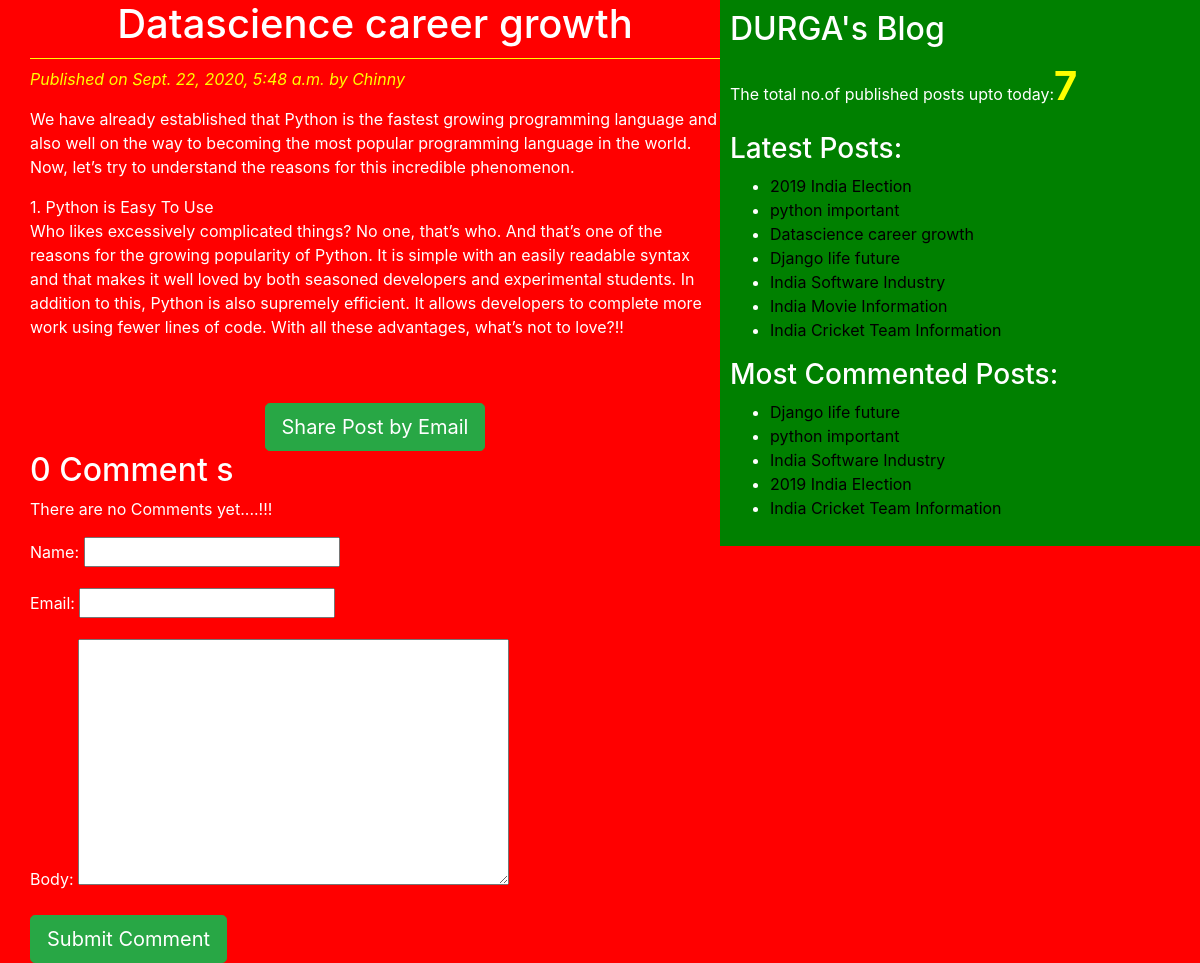
The app's page /2020/09/22/datascience-career-growth/ with its own data.
### blogapp/models.py (models this page shows)
class Post(models.Model):
    STATUS_CHOICES=(('draft','Draft'),('published','Published'))
    title=models.CharField(max_length=256)
    slug=models.SlugField(max_length=264,unique_for_date='publish')
    author=models.ForeignKey(User,on_delete=models.CASCADE)
    body=models.TextField()
    publish=models.DateTimeField(default=timezone.now)
    created=models.DateTimeField(auto_now_add=True)
    updated=models.DateTimeField(auto_now=True)
    status=models.CharField(max_length=10,choices=STATUS_CHOICES,default='draft')
    objects=CustomManager()
    tags=TaggableManager()
    class Meta:
        ordering=('-publish',)  #descending ordering
    def __str__(self):
        return self.title
    def get_absolute_url(self):
        return reverse('post_detail',args=[self.publish.year,self.publish.strftime('%m'),self.publish.strftime('%d'),self.slug])

### blogapp/views.py (the view)
# urls.py: re_path(r'^(?P<year>\d{4})/(?P<month>\d{2})/(?P<day>\d{2})/(?P<post>[-\w]+)/$', views.post_detail_view,name='post_detail'),
def post_detail_view(request,year,month,day,post):
    post=get_object_or_404(Post,slug=post,status='published',
                                          publish__year=year,
                                          publish__month=month,
                                          publish__day=day)
    comments=post.comments.filter(active=True)
    csubmit=False
    if request.method=='POST':
        form=CommentForm(request.POST)
        if form.is_valid():
            new_comment=form.save(commit=False)
            new_comment.post=post
            new_comment.save()
            csubmit=True
    else:
        form=CommentForm()
    return render(request,'blogapp/post_detail.html',{'post':post,'form':form,'csubmit':csubmit,'comments':comments})

### blogapp/forms.py
class CommentForm(forms.ModelForm):
    class Meta:
        model=Comment
        fields=('name','email','body')

### blogapp/models.py (called while the page is built)
    def get_queryset(self):
        return super().get_queryset().filter(status='published')

### blogapp/templatetags/blog_tags.py (called while the page is built)
@register.simple_tag(name='my_tag')
def total_posts():
    return Post.objects.count()

@register.inclusion_tag('blogapp/latest_posts123.html')
def show_latest_posts(count=3):
    latest_posts=Post.objects.order_by('-publish')[:count]
    return {'latest_posts':latest_posts}

@register.simple_tag
def get_most_commented_posts(count=5):
    return Post.objects.annotate(total_comments=Count('comments')).order_by('-total_comments')[:count]

### templates/blogapp/post_detail.html (shortened to what this page needs)
<!DOCTYPE html>
{% extends "blogapp/base.html" %}
        {% block content_block %}
        <h1>{{post.title}}</h1>
        <p id='date' > Published on {{post.publish}} by {{post.author|title}}</p>
            {{post.body|linebreaks}}<br><br>
            <div class="container" align='center'>
              <a href="/{{post.id}}/share" class="btn btn-lg btn-success">Share Post by Email</a>
            </div>
            {% with comments.count as comments_count %}
              <h2>{{comments_count}} Comment {{comments_count|pluralize}} </h2>
            {% endwith %}
            {% if comments %}
                  {% for comment in comments %}
                          <p id='ch' > Comment {{forloop.counter}} by {{comment.name}} on {{comment.created}} </p>
                          <div class="cb">
                            {{comment.body|linebreaks}}
                          </div>
                  {% endfor %}
                  <hr>
                  {% else %}
                          <p>There are no Comments yet....!!!</p>
            {% endif %}
            {% if csubmit %}
                <h2>Your Comment Added Successsfully </h2>
                {% else %}
                    <form method="post">
                       {{form.as_p}}
                       <input type="submit" class="btn btn-lg btn-success" value="Submit Comment">
                {% endif %}
                    </form>
            {% endblock %}

### templates/blogapp/base.html (shortened to what this page needs)
<!DOCTYPE html>
{% load blog_tags %}
{% load static %}
<html lang="en" dir="ltr">
  <head>
    <link rel="stylesheet" href="https://stackpath.bootstrapcdn.com/bootstrap/4.5.2/css/bootstrap.min.css">
    <link rel="stylesheet" href="{% static "css/blog2.css" %}">
  </head>
  <body>
    <div class="content">
      {% block content_block %}
      {% endblock %}
    </div>
    <div class="sidebar">
      <h2>DURGA's Blog</h2>
      <p>The total no.of published posts upto today:<span id='pcount'>{% my_tag %} </span> </p>
       <h3>Latest Posts:</h3>{% show_latest_posts 100 %}
        <h3>Most Commented Posts:</h3>
        {% get_most_commented_posts as most_commented_posts %}
        <ul>
              {% for post in most_commented_posts %}
              <li><a href="{{post.get_absolute_url}}">{{post.title}}</a></li>
              {% endfor %}
        </ul>
    </div>
  </body>
</html>

### templates/blogapp/latest_posts123.html
<ul>
  {% for post in latest_posts %}
  <li><a href="{{post.get_absolute_url}}">{{post.title}}</a>
</li>
  {% endfor %}
</ul>

### static/css/blog2.css (style rules this page uses)
.content { width: 60% ; float: left; padding: 0 0 0 30px; height: 100%; }
.sidebar { width: 40%; float: right; padding: 10px; background: green; height: 100%; }
h1 { text-align: center; border-bottom: 1px solid yellow; padding-bottom: 10px; }
body { color: white; background: red; }
#date { color: yellow; font-style: italic; }
a { color: black; }
#pcount { font-size: 40px; color: yellow; font-weight: bold; }

### records on screen
Post: title "Datascience career growth", publish "Sept. 22, 2020, 5:48 a.m.", author "Chinny", body "We have already established that Python is the fastest growing programming language and also well on the way to becoming the most popular programming language in the world. Now, let’s try to understand the reasons for this incredible phenomenon. 1. Python is Easy To Use Who likes excessively complicated things? No one, that’s who. And that’s one of the reasons for the growing popularity of Python. It is simple with an easily readable syntax and that makes it well loved by both seasoned developers and experimental students. In addition to this, Python is also supremely efficient. It allows developers to complete more work using fewer lines of code. With all these advantages, what’s not to…"
Post: title "2019 India Election"
Post: title "python important"
Post: title "Django life future"
Post: title "India Software Industry"
Post: title "India Movie Information"
Post: title "India Cricket Team Information"

### other values on screen
{{ comments_count }} "0"
